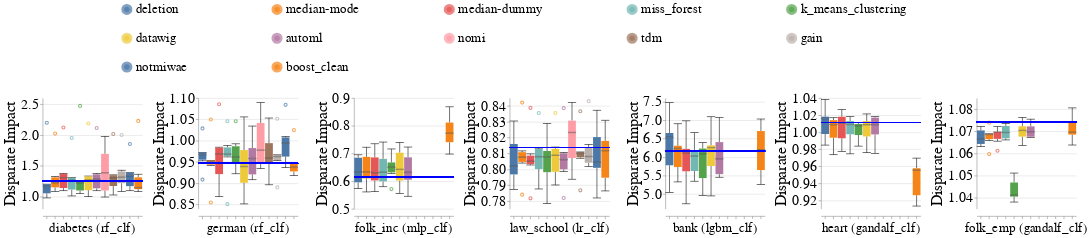

The notebook cell this image was saved under:
### Code cell
create_box_plots_for_diff_imputers_and_datasets(train_injection_scenario='MCAR3',
                                                test_injection_scenario='MCAR3',
                                                dataset_to_group=DATASETS_SENSITIVE_ATTRS,
                                                metric_name='Disparate_Impact',
                                                db_client=db_client)

### Figure 1 — Vega-Lite specification as saved in the notebook (floating-point values rounded to 4 significant figures; data arrays with more than 128 entries replaced by an {"elided": "..."} marker saying what was removed)
{"config": {"view": {"continuousWidth": 400, "continuousHeight": 300, "stroke": null}, "axis": {"labelFontSize": 26, "labelFontWeight": "normal", "titleFontSize": 28, "titleFontWeight": "normal"}, "facet": {"spacing": 15}, "header": {"labelFontSize": 24, "labelOrient": "bottom", "labelPadding": 5, "titleFontSize": 28}, "legend": {"columns": 5, "direction": "horizontal", "labelFontSize": 24, "labelLimit": 400, "orient": "top", "symbolOffset": 140, "symbolStrokeWidth": 10, "titleAnchor": "middle", "titleFontSize": 26, "titleLimit": 300}, "title": {"fontSize": 28}}, "data": {"name": "data-656f8f64af0bf015ee05385da23c3415"}, "facet": {"column": {"field": "Dataset_Name_With_Model_Name", "sort": {"field": "Dataset_Sequence_Number", "order": "ascending"}, "title": null, "type": "nominal"}}, "spec": {"layer": [{"mark": {"type": "boxplot", "median": {"stroke": "black", "strokeWidth": 0.7}, "ticks": true}, "encoding": {"color": {"field": "Null_Imputer_Name", "sort": ["deletion", "median-mode", "median-dummy", "miss_forest", "k_means_clustering", "datawig", "automl", "nomi", "tdm", "gain", "notmiwae"], "title": null, "type": "nominal"}, "x": {"axis": {"labels": false}, "field": "Null_Imputer_Name", "sort": ["deletion", "median-mode", "median-dummy", "miss_forest", "k_means_clustering", "datawig", "automl", "nomi", "tdm", "gain", "notmiwae"], "title": null, "type": "nominal"}, "y": {"field": "Metric_Value", "scale": {"zero": false}, "title": "Disparate Impact", "type": "quantitative"}}}, {"mark": "rule", "encoding": {"color": {"value": "blue"}, "size": {"value": 2}, "y": {"field": "Baseline_Median", "type": "quantitative"}}}], "height": 200, "width": 180}, "resolve": {"scale": {"y": "independent"}}, "$schema": "https://vega.github.io/schema/vega-lite/v4.17.0.json", "datasets": {"data-656f8f64af0bf015ee05385da23c3415": {"elided": "408 records"}}}
